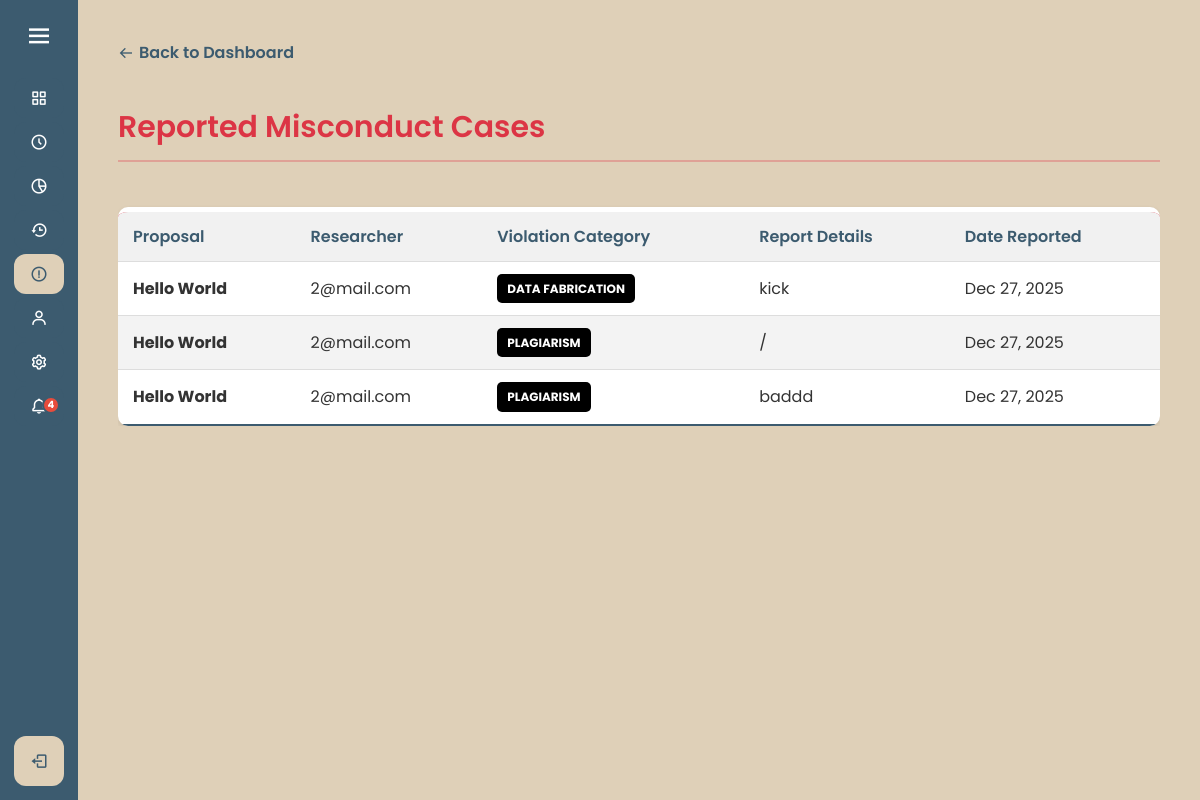
/reviewer_misconduct.php (signed in), run on the app's committed database.
### tables this page shows
CREATE TABLE `misconduct_reports` (
  `id` int(11) NOT NULL,
  `proposal_id` int(11) DEFAULT NULL,
  `reviewer_email` varchar(255) NOT NULL,
  `researcher_email` varchar(255) NOT NULL,
  `category` enum('Plagiarism','Data Fabrication','Falsification','Unethical Conduct','Other') NOT NULL,
  `details` text NOT NULL,
  `status` enum('PENDING','INVESTIGATING','RESOLVED') DEFAULT 'PENDING',
  `created_at` timestamp NOT NULL DEFAULT current_timestamp()
);

CREATE TABLE `proposals` (
  `id` int(11) NOT NULL,
  `title` varchar(255) NOT NULL,
  `description` text DEFAULT NULL,
  `researcher_email` varchar(255) NOT NULL,
  `file_path` varchar(255) NOT NULL,
  `reviewer_email` varchar(255) DEFAULT NULL,
  `status` enum('DRAFT','SUBMITTED','ASSIGNED','PENDING_REVIEW','REQUIRES_AMENDMENT','RESUBMITTED','RECOMMENDED','REJECTED','APPROVED','APPEALED','APPEAL_REJECTED') DEFAULT 'SUBMITTED',
  `created_at` timestamp NOT NULL DEFAULT current_timestamp(),
  `approved_at` datetime DEFAULT NULL,
  `resubmitted_at` datetime DEFAULT NULL,
  `priority` enum('Normal','High') DEFAULT 'Normal',
  `reviewer_feedback` text DEFAULT NULL,
  `amendment_notes` text DEFAULT NULL,
  `budget_requested` decimal(10,2) DEFAULT 0.00,
  `duration_months` int(11) DEFAULT 12,
  `approved_budget` decimal(10,2) DEFAULT 0.00,
  `amount_spent` decimal(10,2) DEFAULT 0.00
);

### reviewer_misconduct.php (the view, shortened to what this page needs)
<?php
require 'config.php';
$email = $_SESSION['email'];
$rep_query = "SELECT m.created_at as review_date, p.title, p.researcher_email, m.category, m.details
              FROM misconduct_reports m
              JOIN proposals p ON m.proposal_id = p.id
              WHERE m.reviewer_email = ?
              ORDER BY m.created_at DESC";
$rep_stmt = $conn->prepare($rep_query);
$rep_stmt->bind_param("s", $email);
$rep_stmt->execute();
$reports = $rep_stmt->get_result();
?>
<!DOCTYPE html>
<html lang="en">
<head>
    <link rel="stylesheet" href="styling/style.css">
    <link rel="stylesheet" href="styling/dashboard.css">
    <link href="https://unpkg.com/boxicons@2.1.4/css/boxicons.min.css" rel="stylesheet">
</head>
<body>
    <?php include 'sidebar.php'; ?>
    <section class="home-section">
        <div style="margin-bottom: 20px;">
            <a href="reviewer_page.php" class="btn-back"><i class='bx bx-arrow-back'></i> Back to Dashboard</a>
        </div>
        <div class="welcome-text" style="color: #dc3545;">Reported Misconduct Cases</div>
        <hr style="border: 1px solid #dc3545; opacity: 0.3; margin-bottom: 25px;">
        <div style="overflow-x:auto;">
            <table class="styled-table" style="border-top: 5px solid #dc3545;">
                <thead>
                    <tr style="background: #dc3545; color: white;">
                        <th>Proposal</th>
                        <th>Researcher</th>
                        <th>Violation Category</th>
                        <th>Report Details</th>
                        <th>Date Reported</th>
                    </tr>
                </thead>
                <tbody>
                    <?php if ($reports->num_rows > 0): ?>
                        <?php while($row = $reports->fetch_assoc()): ?>
                            <tr>
                                <td><strong><?= htmlspecialchars($row['title']) ?></strong></td>
                                <td><?= htmlspecialchars($row['researcher_email']) ?></td>
                                <td>
                                    <span class="status-badge rejected" style="background:#000; color:#fff;">
                                        <?= htmlspecialchars($row['category']) ?>
                                    </span>
                                </td>
                                <td><?= nl2br(htmlspecialchars($row['details'])) ?></td>
                                <td><?= date('M d, Y', strtotime($row['review_date'])) ?></td>
                            </tr>
                        <?php endwhile; ?>
                    <?php else: ?>
                        <tr><td colspan="5" style="text-align: center; color: #666;">No reported misconduct cases.</td></tr>
                    <?php endif; ?>
                </tbody>
            </table>
        </div>
    </section>
</body>
</html>

### styling/style.css (style rules this page uses)
* { margin: 0; padding: 0; box-sizing: border-box; font-family: "Poppins", sans-serif; }
body { background-color: #DFD0B8; }
.home-section { position: relative; background-color: #DFD0B8; min-height: 100vh; top: 0; left: 78px; width: calc(100% - 78px); transition: all 0.5s ease; z-index: 1; padding: 40px; color: #153448; }
.home-section .welcome-text { color: #153448; font-size: 30px; font-weight: 600; margin-bottom: 10px; display: flex; align-items: center; gap: 10px; }
.home-section p, .home-section li, .home-section td, .home-section label { color: #153448; font-size: 16px; line-height: 1.6; }
.status-badge { padding: 5px 10px; border-radius: 5px; font-size: 14px; font-weight: 500; }
.status-badge.rejected { background: #f8d7da; color: #721c24; }
.btn-back { display: inline-flex; align-items: center; gap: 5px; margin-bottom: 20px; color: #3C5B6F; text-decoration: none; font-weight: 600; }
.styled-table { width: 100%; border-collapse: collapse; background: white; margin-top: 20px; border-radius: 10px; overflow: hidden; box-shadow: 0 2px 5px rgba(0,0,0,0.1); }
.styled-table th { background: #f1f1f1; text-align: left; padding: 15px; font-weight: 600; color: #3C5B6F; }
.styled-table td { padding: 15px; border-bottom: 1px solid #eee; color: #333; }
.styled-table tr:last-child td { border-bottom: none; }
.styled-table thead tr { background-color: #3C5B6F; color: #ffffff; text-align: left; font-weight: bold; }
.styled-table th, .styled-table td { padding: 12px 15px; border-bottom: 1px solid #ddd; }
.styled-table tbody tr { border-bottom: 1px solid #dddddd; }
.styled-table tbody tr:nth-of-type(even) { background-color: #f3f3f3; }
.styled-table tbody tr:last-of-type { border-bottom: 2px solid #3C5B6F; }
.status-badge { padding: 5px 10px; border-radius: 5px; font-size: 12px; font-weight: bold; text-transform: uppercase; display: inline-block; }

### data on the page
misconduct_reports: proposal.title "Hello World", proposal.researcher_email "2@mail.com", category "DATA FABRICATION", details "kick", created_at "Dec 27, 2025"
misconduct_reports: proposal.title "Hello World", proposal.researcher_email "2@mail.com", category "PLAGIARISM", details "/", created_at "Dec 27, 2025"
misconduct_reports: proposal.title "Hello World", proposal.researcher_email "2@mail.com", category "PLAGIARISM", details "baddd", created_at "Dec 27, 2025"

### other printed values
$unread_count "4"
